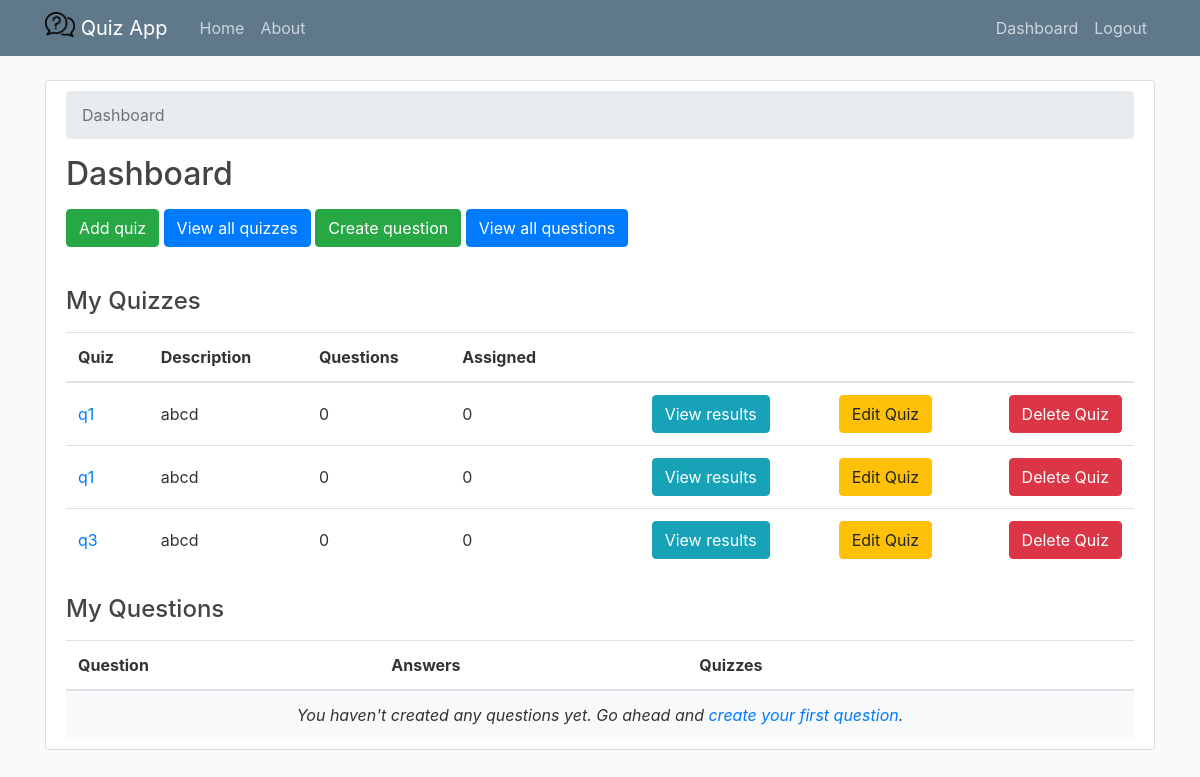
The page /dashboard/teacher (signed in) on the database as committed earlier.
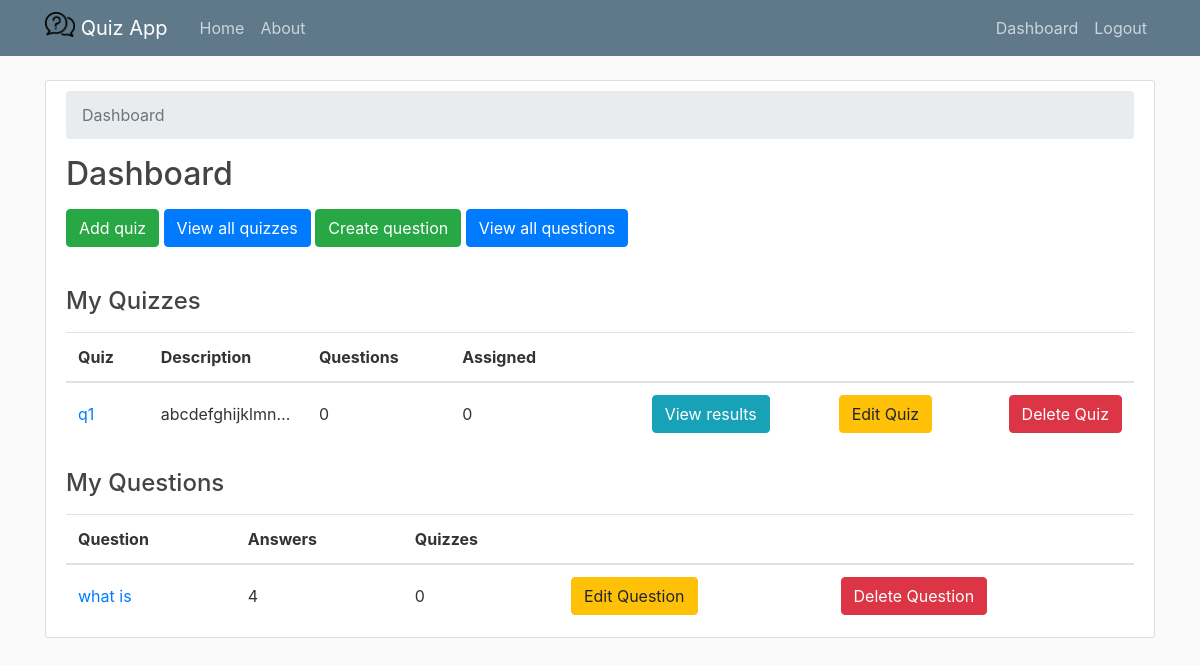
The same page on the database as committed later.
### dashboard/models.py (models this page shows, shortened)
class Quiz(models.Model):
    title = models.CharField(max_length = 100)
    description = models.TextField()
    author = models.ForeignKey(Teacher, on_delete=models.CASCADE,related_name='quizzes')

class Question(models.Model):
    text = models.CharField('Question', max_length=255)
    author = models.ForeignKey(Teacher, on_delete=models.CASCADE,related_name='questions')

### dashboard/views.py (the view)
# urls.py: path('dashboard/teacher', TeacherDashboard.as_view(), name='teacher-dashboard'),
@method_decorator(login_required, name="dispatch")
class TeacherDashboard(TemplateView):
    template_name = 'dashboard/teacher_dashboard.html'
    def get_context_data(self, **kwargs):
        context = super(TeacherDashboard, self).get_context_data(**kwargs)
        context['quizzes'] = self.request.user.teacher.quizzes.all() \
            .annotate(questions_count=Count('selected_question', distinct=True)) \
            .annotate(assigned_count=Count('assigned_quizzes', distinct=True))
        context['questions'] = self.request.user.teacher.questions.all() \
            .annotate(selected_count=Count('selected_question', distinct=True)) \
            .annotate(answer_count=Count('answers', distinct=True))
        return context

### dashboard/templates/dashboard/teacher_dashboard.html
{% extends "dashboard/base.html" %}
{% block content %}
<div class="content-section">
  <nav aria-label="breadcrumb">
    <ol class="breadcrumb">
      <li class="breadcrumb-item active" aria-current="page">Dashboard</li>
    </ol>
  </nav>
  <h2 class="mb-3">Dashboard</h2>
  <a href="{% url 'quiz-add' %}" class="btn btn-success mb-3" role="button">Add quiz</a>
  <a href="{% url 'quiz-view' %}" class="btn btn-primary mb-3" role="button">View all quizzes</a>
  <a href="{% url 'question-add' %}" class="btn btn-success mb-3" role="button">Create question</a>
  <a href="{% url 'question-view' %}" class="btn btn-primary mb-3" role="button">View all questions</a>
  <br><br>
  <div class="table-responsive">
    <h4 class="mb-3">My Quizzes</h4>
    <table class="table mb-0">
      <thead>
        <tr>
          <th>Quiz</th>
          <th>Description</th>
          <th>Questions</th>
          <th>Assigned</th>
          <th></th>
          <th></th>
          <th></th>
        </tr>
      </thead>
      <tbody>
        {% for quiz in quizzes %}
          <tr>
            <td class="align-middle"><a href="{% url 'quiz-edit' quiz.pk %}">{{ quiz.title }}</a></td>
            <td class="align-middle overflowing">{{ quiz.description }}</td>
            <td class="align-middle">{{ quiz.questions_count }}</td>
            <td class="align-middle">{{ quiz.assigned_count }}</td>
            <td class="text-right">
              <a href="#" class="btn btn-info">View results</a>
            </td>
            <td class="text-right">
              <a href="{% url 'quiz-edit' quiz.pk %}" class="btn btn-warning">Edit Quiz</a>
            </td>
            <td class="text-right">
              <a href="{% url 'quiz-delete' quiz.pk %}" class="btn btn-danger">Delete Quiz</a>
            </td>
          </tr>
        {% empty %}
          <tr>
            <td class="bg-light text-center font-italic" colspan="5">You haven't created any quizzes yet. Go ahead and <a href="{% url 'quiz-add' %}">add your first quiz</a>.</td>
          </tr>
        {% endfor %}
      </tbody>
    </table>
  </div>
  <br>
  <div class="table-responsive">
    <h4 class="mb-3">My Questions</h4>
    <table class="table mb-0">
      <thead>
        <tr>
          <th>Question</th>
          <th>Answers</th>
          <th>Quizzes</th>
          <th></th>
          <th></th>
        </tr>
      </thead>
      <tbody>
        {% for question in questions %}
          <tr>
            <td class="align-middle"><a href="{% url 'question-edit' question.pk %}">{{ question.text }}</a></td>
            <td class="align-middle">{{ question.answer_count }}</td>
            <td class="align-middle">{{ question.selected_count }}</td>
            <td class="align-middle">
              <a href="{% url 'question-edit' question.pk %}" class="btn btn-warning">Edit Question</a>
            </td>
            <td class="align-middle">
              <a href="{% url 'question-delete' question.pk %}" class="btn btn-danger">Delete Question</a>
            </td>
          </tr>
        {% empty %}
          <tr>
            <td class="bg-light text-center font-italic" colspan="5">You haven't created any questions yet. Go ahead and <a href="{% url 'question-add' %}">create your first question</a>.</td>
          </tr>
        {% endfor %}
      </tbody>
    </table>
  </div>
</div>
{% endblock content %}

Rows that differ between the two databases and show on the page:
removed Quiz: title "q1", description "abcd", questions_count "0", assigned_count "0"
removed Quiz: title "q1", description "abcd", questions_count "0", assigned_count "0"
removed Quiz: title "q3", description "abcd", questions_count "0", assigned_count "0"
added Quiz: title "q1", description "abcdefghijklmn…", questions_count "0", assigned_count "0"
added Question: text "what is", answer_count "4", selected_count "0"
Other text that changed with them:
text no longer shown: "You haven't created any questions yet. Go ahead and create your first question ."
